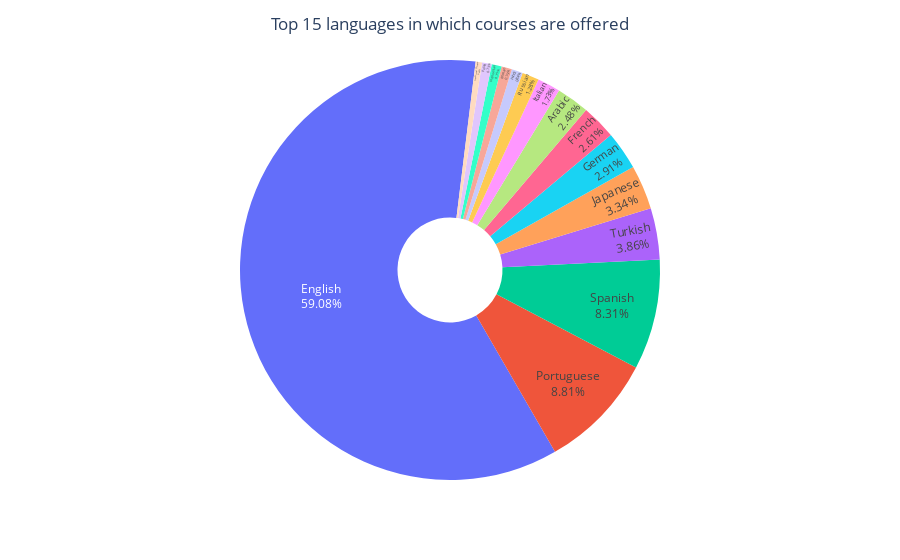

Write notebook code for a chart like this one.
### Markdown cell above
Based on the course dataset, there are 79 `languages` in which Udemy courses are offered. English (59%), Portugues (8.8%), and Spanish (8.3%) are the top three languages on Udemy. The top 15 languages in which the courses are offered are visualized in the pie chart shown below.

### Code cell
# Top 15 languages
share_of_languages_top_15 = round(courses['language'].value_counts() * 100 / len(courses), 2)[:15]

# Pie chart for top 15 languages visualization
fig = px.pie(share_of_languages_top_15, values=share_of_languages_top_15.values, 
             names=share_of_languages_top_15.index, hole=0.25,
            )
fig.update_traces(textposition='inside', texttemplate = '%{label}<br>%{value}%', rotation=150)
fig.update_layout(title_text='Top 15 languages in which courses are offered', title_x=0.5, showlegend=False)
fig.show()

### Figure 1 — Plotly figure (JSON) as saved in the notebook; plotly's stock layout.template omitted (floating-point values rounded to 4 significant figures)
{"data": [{"domain": {"x": [0.0, 1.0], "y": [0.0, 1.0]}, "hole": 0.25, "hovertemplate": "index=%{label}<br>value=%{value}<extra></extra>", "labels": ["English", "Portuguese", "Spanish", "Turkish", "Japanese", "German", "French", "Arabic", "Italian", "Russian", "Hindi", "Korean", "Indonesian", "Polish", "Traditional Chinese"], "legendgroup": "", "name": "", "rotation": 150, "showlegend": true, "textposition": "inside", "texttemplate": "%{label}<br>%{value}%", "type": "pie", "values": [59.08, 8.81, 8.31, 3.86, 3.34, 2.91, 2.61, 2.48, 1.73, 1.28, 0.84, 0.79, 0.75, 0.73, 0.48]}], "layout": {"legend": {"tracegroupgap": 0}, "margin": {"t": 60}, "showlegend": false, "title": {"text": "Top 15 languages in which courses are offered", "x": 0.5}}}
